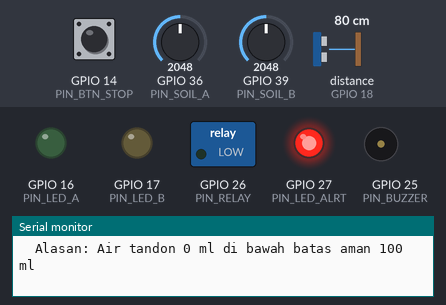
A sketch run on a simulated ESP32. Parts: switched loads named in the sketch (green lamp = pin HIGH), output pins drawn as LEDs (lit = HIGH), buzzer (waves = sounding), the last lines printed to the serial monitor. Wiring (from diagram.json): ultrasonic range finder: trigger GPIO 5; echo GPIO 18. Inputs (shaded band) come from the test bench; at power-on: distance to the obstacle (sensor on GPIO 18) 80 cm, GPIO 36 (PIN_SOIL_A) = 2048, GPIO 14 (PIN_BTN_STOP) HIGH, GPIO 39 (PIN_SOIL_B) = 2048. The echo pulse lasts 58.3 µs per cm; WiFi joins after 1.5 s; servers stay silent unless stated; random numbers use the default seed unless the sketch sets one; no MQTT or app messages arrive unless stated; pins used as bus, display or sensor lines are not drawn.

Above: at 2.9 s.
3.0 s: distance to the obstacle (sensor on GPIO 18) set to 23 cm
6.5 s: distance to the obstacle (sensor on GPIO 18) set to 18 cm
At 9.4 s:
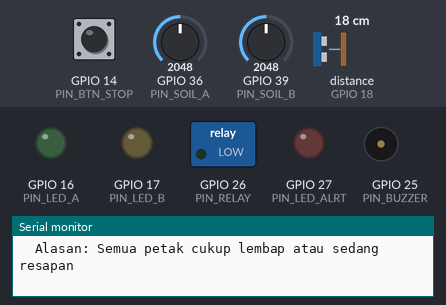
10.0 s: GPIO 36 (PIN_SOIL_A) set to 160
11.5 s: GPIO 36 (PIN_SOIL_A) set to 138
At 12.81 s:
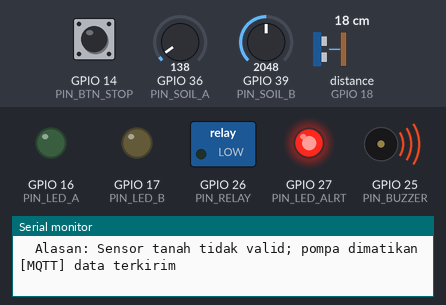
19.5 s: GPIO 14 (PIN_BTN_STOP) pulled LOW for 0.15 s
Timing chart, 0 to 24.0 s (numbered marks = the images above; inputs shaded):
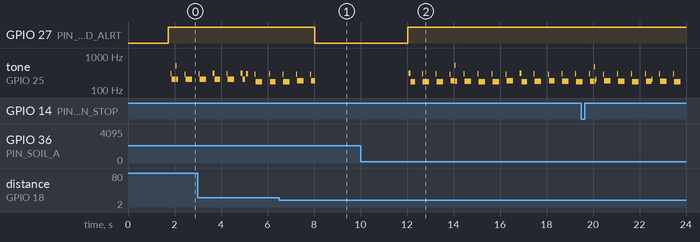

The sketch:

sketch.ino
```cpp
/*
  TaniCerdas - AirTepat
  Sistem prioritas penyiraman berbasis anggaran air untuk petani kecil
  Samsung Innovation Campus Batch 8 - Selection Phase 2 (IoT: Device & Hardware Discovery)

  Alur: SENSOR (2x tanah, 1x tandon) -> ESP32 / LOGIC -> OUTPUT (relay pompa, LED, buzzer)
        -> SERIAL / MQTT (HiveMQ Cloud) -> PYTHON DASHBOARD

  Simulasi Wokwi: sensor kelembapan tanah disimulasikan dengan potensiometer (ADC),
  pompa dengan modul relay + LED, tandon dengan sensor ultrasonik HC-SR04.

  Perintah (Serial Monitor ATAU topik MQTT tanicerdas/pump/command):
    AUTO    -> mode otomatis (pompa jalan sesuai rekomendasi jika semua kondisi aman)
    MANUAL  -> mode rekomendasi saja (default)
    STOP    -> hentikan pompa dan kembali MANUAL
    PUMP_A / PUMP_B -> siram petak secara manual (tetap melewati pemeriksaan keamanan)
*/
#include <Arduino.h>
#include <WiFi.h>
#include <WiFiClientSecure.h>
#include <PubSubClient.h>
#include "engine.h"

// ================= KONFIGURASI JARINGAN =================
const char* WIFI_SSID    = "Wokwi-GUEST";   // WiFi gratis bawaan Wokwi
const char* WIFI_PASS    = "";
const int   WIFI_CHANNEL = 6;
const char* MQTT_HOST    = "GANTI_HOST.s1.eu.hivemq.cloud";  // <-- isi dari HiveMQ Cloud
const uint16_t MQTT_PORT = 8883;                             // TLS
const char* MQTT_USER    = "GANTI_USERNAME";                 // <-- isi dari HiveMQ Cloud
const char* MQTT_PASS    = "GANTI_PASSWORD";                 // <-- isi dari HiveMQ Cloud

// Topik MQTT (sesuai proposal)
const char* TOPIC_PLOT_A   = "tanicerdas/plotA/sensor";
const char* TOPIC_PLOT_B   = "tanicerdas/plotB/sensor";
const char* TOPIC_TANK     = "tanicerdas/tank/status";
const char* TOPIC_RECO     = "tanicerdas/recommendation";
const char* TOPIC_PUMP_CMD = "tanicerdas/pump/command";
const char* TOPIC_PUMP_STA = "tanicerdas/pump/status";

// ================= PIN GPIO =================
const int PIN_SOIL_A   = 36;  // ADC1_CH0 (input-only) - sensor tanah petak A (potensiometer)
const int PIN_SOIL_B   = 39;  // ADC1_CH3 (input-only) - sensor tanah petak B (potensiometer)
const int PIN_TRIG     = 5;   // HC-SR04 TRIG
const int PIN_ECHO     = 18;  // HC-SR04 ECHO
const int PIN_RELAY    = 26;  // IN modul relay (pompa)
const int PIN_LED_A    = 16;  // indikator rekomendasi/penyiraman petak A
const int PIN_LED_B    = 17;  // indikator rekomendasi/penyiraman petak B
const int PIN_LED_ALRT = 27;  // LED merah peringatan
const int PIN_BUZZER   = 25;  // buzzer peringatan
const int PIN_BTN_STOP = 14;  // tombol emergency stop (INPUT_PULLUP, aktif LOW)

const bool RELAY_ACTIVE_LOW = false;  // ubah ke true jika relay aktif-LOW

// ================= KALIBRASI & PARAMETER =================
// Sensor kapasitif nyata: nilai ADC makin tinggi = makin kering. Wokwi: putar potensiometer.
const int   ADC_DRY = 3300;           // ADC saat kering (0 %)
const int   ADC_WET = 1300;           // ADC saat basah  (100 %)
const int   ADC_VALID_MIN = 150;      // di luar rentang ini = sensor putus/korslet -> ERROR
const int   ADC_VALID_MAX = 3950;

const float TANK_FULL_CM  = 2.0f;     // jarak sensor ke permukaan saat penuh
const float TANK_EMPTY_CM = 22.0f;    // jarak sensor ke permukaan saat kosong
const float TANK_CAP_ML   = 1000.0f;  // kapasitas tandon

const float FLOW_ML_PER_S = 25.0f;    // debit pompa (hasil kalibrasi wadah ukur; ganti dengan nilai nyata)
const unsigned long PUMP_MAX_MS = 30000UL;   // batas waktu pompa (fail-safe timeout)
const unsigned long SOAK_MS     = 60000UL;   // waktu resapan setelah penyiraman (detik nyata di simulasi)
const float SIM_MIN_PER_SEC     = 1.0f;      // 1 detik nyata = 1 menit simulasi (untuk komponen T)

const unsigned long CYCLE_MS   = 2000UL;     // siklus baca + keputusan
const unsigned long PUBLISH_MS = 5000UL;     // siklus kirim MQTT

PlotConfig CFG[N_PLOTS] = {
  {'A', "Cabai",    40.0f, 80.0f, 400.0f},   // id, tanaman, target/ambang (%), urgensi U, kebutuhan (ml)
  {'B', "Kangkung", 45.0f, 50.0f, 350.0f}
};
EngineParams PARAMS = {120.0f, 100.0f};      // T_max (menit simulasi), cadangan tandon (ml)

// ================= STATE =================
WiFiClientSecure netClient;
PubSubClient mqtt(netClient);

int   gRaw[N_PLOTS] = {0, 0};
float gMoist[N_PLOTS] = {0, 0};
bool  gValid[N_PLOTS] = {false, false};
float gTankMl = 0, gTankCm = 0; bool gTankValid = false;
EngineResult gRes;
char  gReason[170] = "";

unsigned long lastWaterMs[N_PLOTS] = {0, 0};
unsigned long soakUntilMs[N_PLOTS] = {0, 0};

bool modeAuto = false;
bool estop = false;
bool pumpOn = false;
int  pumpTarget = -1;
unsigned long pumpStartMs = 0, pumpDurMs = 0;
float waterUsedTotalMl = 0;

unsigned long lastCycleMs = 0, lastPublishMs = 0, lastMqttTryMs = 0;
bool btnLast = HIGH, btnStable = HIGH; unsigned long btnChangeMs = 0;
char serialBuf[24]; int serialLen = 0;

// ================= PROTOTIPE =================
void handleCommand(char* cmd, const char* src);
void startPump(int idx, const char* why);
void stopPump(const char* why);
void publishAll(bool force);
void publishPumpStatus(const char* event);

// ================= SENSOR =================
void readSoil(int pin, int idx) {
  long sum = 0;
  for (int k = 0; k < 10; k++) { sum += analogRead(pin); delayMicroseconds(200); }
  int raw = (int)(sum / 10);
  gRaw[idx] = raw;
  gValid[idx] = (raw >= ADC_VALID_MIN && raw <= ADC_VALID_MAX);
  float pct = 100.0f * (float)(ADC_DRY - raw) / (float)(ADC_DRY - ADC_WET);
  gMoist[idx] = clampf(pct, 0.0f, 100.0f);
}

void readTank() {
  digitalWrite(PIN_TRIG, LOW); delayMicroseconds(2);
  digitalWrite(PIN_TRIG, HIGH); delayMicroseconds(10);
  digitalWrite(PIN_TRIG, LOW);
  unsigned long us = pulseIn(PIN_ECHO, HIGH, 30000UL);
  if (us == 0) { gTankValid = false; gTankCm = 0; gTankMl = 0; return; }
  gTankCm = (float)us * 0.0343f / 2.0f;
  gTankValid = (gTankCm >= 2.0f && gTankCm <= 100.0f);
  float frac = (TANK_EMPTY_CM - gTankCm) / (TANK_EMPTY_CM - TANK_FULL_CM);
  gTankMl = clampf(frac, 0.0f, 1.0f) * TANK_CAP_ML;
}

// ================= POMPA =================
void setPump(bool on) { digitalWrite(PIN_RELAY, (on != RELAY_ACTIVE_LOW) ? HIGH : LOW); }

bool pumpSafeNow() { return gRes.sys == SYS_OK && !estop; }

void startPump(int idx, const char* why) {
  if (pumpOn || idx < 0) return;
  unsigned long dur = (unsigned long)(CFG[idx].volumeMl / FLOW_ML_PER_S * 1000.0f);
  if (dur > PUMP_MAX_MS) dur = PUMP_MAX_MS;
  pumpTarget = idx; pumpStartMs = millis(); pumpDurMs = dur; pumpOn = true;
  setPump(true);
  Serial.printf(">> POMPA ON  petak %c (%s) | %.0f ml | %lu ms | sumber=%s\n",
                CFG[idx].id, CFG[idx].crop, CFG[idx].volumeMl, dur, why);
  publishPumpStatus(why);
}

void stopPump(const char* why) {
  if (!pumpOn) return;
  setPump(false);
  unsigned long el = millis() - pumpStartMs;
  float added = (float)el / 1000.0f * FLOW_ML_PER_S;
  if (pumpTarget >= 0 && el > 1000UL) {
    waterUsedTotalMl += added;
    lastWaterMs[pumpTarget] = millis();
    soakUntilMs[pumpTarget] = millis() + SOAK_MS;
  }
  Serial.printf(">> POMPA OFF petak %c | durasi %lu ms | est. %.0f ml | alasan=%s\n",
                pumpTarget >= 0 ? CFG[pumpTarget].id : '-', el, added, why);
  pumpOn = false; pumpTarget = -1;
  publishPumpStatus(why);
}

void pumpUpdate(unsigned long now) {
  if (!pumpOn) return;
  if (now - pumpStartMs >= pumpDurMs) { stopPump(pumpDurMs >= PUMP_MAX_MS ? "TIMEOUT" : "SELESAI"); }
}

// ================= KEPUTUSAN =================
void buildReason() {
  if (gRes.sys == SYS_SENSOR_ERROR) { snprintf(gReason, sizeof(gReason), "Sensor tanah tidak valid; pompa dimatikan"); return; }
  if (gRes.sys == SYS_TANK_ERROR)   { snprintf(gReason, sizeof(gReason), "Sensor tandon tidak valid; pompa dimatikan"); return; }
  if (gRes.sys == SYS_TANK_LOW)     { snprintf(gReason, sizeof(gReason), "Air tandon %.0f ml di bawah batas aman %.0f ml", gTankMl, PARAMS.reserveMl); return; }
  if (estop)                        { snprintf(gReason, sizeof(gReason), "Emergency stop aktif; pompa dikunci"); return; }
  if (gRes.nCand == 0)              { snprintf(gReason, sizeof(gReason), "Semua petak cukup lembap atau sedang resapan"); return; }
  int i = gRes.order[0];
  if (gRes.plot[i].state == ST_WATER)
    snprintf(gReason, sizeof(gReason), "Prioritas 1 petak %c (Q=%.1f). Air %.0f ml cukup untuk %.0f ml",
             CFG[i].id, gRes.plot[i].Q, gTankMl - PARAMS.reserveMl, CFG[i].volumeMl);
  else
    snprintf(gReason, sizeof(gReason), "Prioritas 1 petak %c (Q=%.1f). Air tidak cukup untuk %.0f ml",
             CFG[i].id, gRes.plot[i].Q, CFG[i].volumeMl);
}

void runCycle() {
  unsigned long now = millis();
  readSoil(PIN_SOIL_A, 0);
  readSoil(PIN_SOIL_B, 1);
  readTank();

  PlotInput in[N_PLOTS];
  for (int i = 0; i < N_PLOTS; i++) {
    in[i].moisture = gMoist[i];
    in[i].valid = gValid[i];
    in[i].minutesSince = (float)(now - lastWaterMs[i]) / 1000.0f * SIM_MIN_PER_SEC;
    in[i].inSoak = (now < soakUntilMs[i]);
  }
  gRes = runEngine(CFG, in, gTankMl, gTankValid, PARAMS);
  buildReason();

  // Fail-safe lokal (tidak bergantung pada Wi-Fi/MQTT/dashboard)
  if (pumpOn && !pumpSafeNow()) stopPump("FAILSAFE");
  if (modeAuto && !pumpOn && pumpSafeNow() && gRes.firstWater >= 0) startPump(gRes.firstWater, "AUTO");

  // Serial Monitor
  Serial.printf("\n[t=%4lus] MODE=%s SYS=%s TANDON=%.0f ml (%.1f cm%s) POMPA=%s%s\n",
                now / 1000UL, modeAuto ? "AUTO" : "MANUAL", sysName(gRes.sys), gTankMl, gTankCm,
                gTankValid ? "" : " INVALID", pumpOn ? "ON" : "OFF", estop ? " [ESTOP]" : "");
  for (int i = 0; i < N_PLOTS; i++) {
    Serial.printf("  %c %-8s raw=%4d M=%5.1f%% tgt=%2.0f | D=%5.1f U=%3.0f T=%5.1f Q=%5.1f | %s%s\n",
                  CFG[i].id, CFG[i].crop, gRaw[i], gMoist[i], CFG[i].target,
                  gRes.plot[i].D, gRes.plot[i].U, gRes.plot[i].T, gRes.plot[i].Q,
                  stateName(gRes.plot[i].state), gValid[i] ? "" : " (sensor invalid)");
  }
  Serial.printf("  Alasan: %s\n", gReason);
}

// ================= KOMUNIKASI MQTT =================
void publishPumpStatus(const char* event) {
  if (!mqtt.connected()) return;
  char buf[200];
  snprintf(buf, sizeof(buf),
    "{\"uptime_s\":%lu,\"pump\":\"%s\",\"target\":\"%c\",\"mode\":\"%s\",\"event\":\"%s\",\"water_used_ml\":%.0f,\"estop\":%s}",
    millis() / 1000UL, pumpOn ? "ON" : "OFF", pumpTarget >= 0 ? CFG[pumpTarget].id : '-',
    modeAuto ? "AUTO" : "MANUAL", event, waterUsedTotalMl, estop ? "true" : "false");
  mqtt.publish(TOPIC_PUMP_STA, buf);
}

void publishAll(bool force) {
  unsigned long now = millis();
  if (!force && now - lastPublishMs < PUBLISH_MS) return;
  lastPublishMs = now;
  if (!mqtt.connected()) return;
  char buf[900];
  unsigned long up = now / 1000UL;

  for (int i = 0; i < N_PLOTS; i++) {
    float mins = (float)(now - lastWaterMs[i]) / 1000.0f * SIM_MIN_PER_SEC;
    snprintf(buf, sizeof(buf),
      "{\"plot_id\":\"%c\",\"crop\":\"%s\",\"uptime_s\":%lu,\"raw_adc\":%d,\"soil_moisture_index\":%.1f,"
      "\"target\":%.0f,\"urgency\":%.0f,\"minutes_since_watering\":%.1f,\"sensor_status\":\"%s\"}",
      CFG[i].id, CFG[i].crop, up, gRaw[i], gMoist[i], CFG[i].target, CFG[i].urgency, mins,
      gValid[i] ? "OK" : "ERROR");
    mqtt.publish(i == 0 ? TOPIC_PLOT_A : TOPIC_PLOT_B, buf);
  }

  snprintf(buf, sizeof(buf), "{\"uptime_s\":%lu,\"distance_cm\":%.1f,\"tank_ml\":%.0f,\"status\":\"%s\"}",
           up, gTankCm, gTankMl, !gTankValid ? "ERROR" : (gTankMl < PARAMS.reserveMl ? "LOW" : "OK"));
  mqtt.publish(TOPIC_TANK, buf);

  char orderStr[16] = ""; int o = 0;
  for (int k = 0; k < gRes.nCand; k++) o += snprintf(orderStr + o, sizeof(orderStr) - o, "%s\"%c\"", k ? "," : "", CFG[gRes.order[k]].id);
  int n = snprintf(buf, sizeof(buf),
    "{\"uptime_s\":%lu,\"system\":\"%s\",\"mode\":\"%s\",\"tank_ml\":%.0f,\"reserve_ml\":%.0f,"
    "\"available_after_ml\":%.0f,\"order\":[%s],\"reason\":\"%s\",\"plots\":[",
    up, sysName(gRes.sys), modeAuto ? "AUTO" : "MANUAL", gTankMl, PARAMS.reserveMl,
    gRes.availableAfter, orderStr, gReason);
  for (int i = 0; i < N_PLOTS; i++) {
    n += snprintf(buf + n, sizeof(buf) - n,
      "%s{\"id\":\"%c\",\"D\":%.1f,\"U\":%.0f,\"T\":%.1f,\"Q\":%.1f,\"state\":\"%s\",\"need_ml\":%.0f}",
      i ? "," : "", CFG[i].id, gRes.plot[i].D, gRes.plot[i].U, gRes.plot[i].T, gRes.plot[i].Q,
      stateName(gRes.plot[i].state), CFG[i].volumeMl);
  }
  snprintf(buf + n, sizeof(buf) - n, "]}");
  mqtt.publish(TOPIC_RECO, buf);
  publishPumpStatus("PERIODIC");
  Serial.println("[MQTT] data terkirim");
}

void onMqtt(char* topic, byte* payload, unsigned int len) {
  char cmd[24];
  unsigned int n = len < sizeof(cmd) - 1 ? len : sizeof(cmd) - 1;
  memcpy(cmd, payload, n); cmd[n] = 0;
  handleCommand(cmd, "MQTT");
}

void mqttMaintain() {
  if (WiFi.status() != WL_CONNECTED) return;
  if (!mqtt.connected()) {
    unsigned long now = millis();
    if (now - lastMqttTryMs < 5000UL) return;
    lastMqttTryMs = now;
    char cid[32]; snprintf(cid, sizeof(cid), "tanicerdas-esp32-%04lx", (unsigned long)(esp_random() & 0xFFFF));
    Serial.print("[MQTT] menghubungkan ke HiveMQ... ");
    if (mqtt.connect(cid, MQTT_USER, MQTT_PASS)) {
      Serial.println("terhubung");
      mqtt.subscribe(TOPIC_PUMP_CMD);
    } else {
      Serial.printf("gagal (rc=%d). Sistem tetap berjalan lokal.\n", mqtt.state());
    }
  }
  mqtt.loop();
}

// ================= PERINTAH =================
void handleCommand(char* cmd, const char* src) {
  // normalisasi: buang spasi di tepi + huruf besar
  while (*cmd == ' ' || *cmd == '\r' || *cmd == '\n') cmd++;
  int L = strlen(cmd);
  while (L > 0 && (cmd[L - 1] == ' ' || cmd[L - 1] == '\r' || cmd[L - 1] == '\n')) cmd[--L] = 0;
  for (int i = 0; i < L; i++) if (cmd[i] >= 'a' && cmd[i] <= 'z') cmd[i] -= 32;
  if (L == 0) return;
  Serial.printf("[CMD:%s] %s\n", src, cmd);

  if (!strcmp(cmd, "AUTO")) {
    if (estop) { Serial.println("  ditolak: emergency stop aktif"); return; }
    modeAuto = true; Serial.println("  mode AUTO aktif");
  } else if (!strcmp(cmd, "MANUAL")) {
    modeAuto = false; Serial.println("  mode MANUAL aktif");
  } else if (!strcmp(cmd, "STOP")) {
    modeAuto = false; stopPump("PERINTAH_STOP"); Serial.println("  pompa dihentikan, mode MANUAL");
  } else if (!strcmp(cmd, "PUMP_A") || !strcmp(cmd, "PUMP_B")) {
    int idx = (cmd[5] == 'A') ? 0 : 1;
    if (pumpOn)                            Serial.println("  ditolak: pompa sedang berjalan");
    else if (!pumpSafeNow())               Serial.println("  ditolak: kondisi tidak aman (sensor/tandon/ESTOP)");
    else if (gRes.plot[idx].state == ST_ERROR) Serial.println("  ditolak: sensor petak tidak valid");
    else if (CFG[idx].volumeMl > gTankMl - PARAMS.reserveMl) Serial.println("  ditolak: air tidak cukup untuk kebutuhan penuh");
    else startPump(idx, "MANUAL");
  } else {
    Serial.println("  perintah tidak dikenal (AUTO, MANUAL, STOP, PUMP_A, PUMP_B)");
  }
}

void handleSerial() {
  while (Serial.available()) {
    char c = (char)Serial.read();
    if (c == '\n' || c == '\r') {
      if (serialLen > 0) { serialBuf[serialLen] = 0; handleCommand(serialBuf, "SERIAL"); serialLen = 0; }
    } else if (serialLen < (int)sizeof(serialBuf) - 1) {
      serialBuf[serialLen++] = c;
    }
  }
}

// ================= TOMBOL & INDIKATOR =================
void buttonUpdate() {
  bool r = digitalRead(PIN_BTN_STOP);
  unsigned long now = millis();
  if (r != btnLast) { btnLast = r; btnChangeMs = now; }
  if (now - btnChangeMs > 50 && r != btnStable) {
    btnStable = r;
    if (btnStable == LOW) {               // tombol ditekan -> toggle emergency stop
      estop = !estop;
      if (estop) { modeAuto = false; stopPump("ESTOP"); }
      Serial.printf("[BTN] EMERGENCY STOP %s\n", estop ? "AKTIF (pompa dikunci)" : "DILEPAS");
    }
  }
}

void indicatorUpdate(unsigned long now) {
  bool blink = (now / 250UL) % 2UL == 0;
  for (int i = 0; i < N_PLOTS; i++) {
    int pin = i == 0 ? PIN_LED_A : PIN_LED_B;
    bool on;
    if (pumpOn && pumpTarget == i) on = blink;                 // berkedip = sedang disiram
    else on = (gRes.plot[i].state == ST_WATER);                // menyala = direkomendasikan
    digitalWrite(pin, on ? HIGH : LOW);
  }
  bool alert = (gRes.sys != SYS_OK) || estop;
  digitalWrite(PIN_LED_ALRT, alert ? HIGH : LOW);
  // Buzzer: bip 300 ms dengan sinyal ~500 Hz (aman untuk buzzer aktif maupun pasif)
  if (alert && ((now / 300UL) % 2UL == 0)) digitalWrite(PIN_BUZZER, (micros() / 1000UL) % 2UL);
  else digitalWrite(PIN_BUZZER, LOW);
}

// ================= SETUP & LOOP =================
void setup() {
  pinMode(PIN_RELAY, OUTPUT); setPump(false);           // keadaan aman dulu
  pinMode(PIN_LED_A, OUTPUT); pinMode(PIN_LED_B, OUTPUT);
  pinMode(PIN_LED_ALRT, OUTPUT); pinMode(PIN_BUZZER, OUTPUT);
  pinMode(PIN_TRIG, OUTPUT); pinMode(PIN_ECHO, INPUT);
  pinMode(PIN_BTN_STOP, INPUT_PULLUP);
  Serial.begin(115200);
  delay(200);
  Serial.println("\n=== TaniCerdas - AirTepat | SIC Batch 8 ===");
  Serial.println("Perintah: AUTO | MANUAL | STOP | PUMP_A | PUMP_B");

  WiFi.mode(WIFI_STA);
  WiFi.begin(WIFI_SSID, WIFI_PASS, WIFI_CHANNEL);
  Serial.print("Menghubungkan WiFi");
  unsigned long t0 = millis();
  while (WiFi.status() != WL_CONNECTED && millis() - t0 < 15000UL) { delay(300); Serial.print("."); }
  Serial.println(WiFi.status() == WL_CONNECTED ? " terhubung" : " gagal (mode lokal)");

  netClient.setInsecure();      // simulasi/demo: TLS tanpa verifikasi sertifikat (lihat catatan di laporan)
  mqtt.setServer(MQTT_HOST, MQTT_PORT);
  mqtt.setCallback(onMqtt);
  mqtt.setBufferSize(900);
  mqtt.setKeepAlive(30);

  lastWaterMs[0] = lastWaterMs[1] = millis();
  runCycle();
}

void loop() {
  unsigned long now = millis();
  handleSerial();
  buttonUpdate();
  mqttMaintain();
  pumpUpdate(now);
  if (now - lastCycleMs >= CYCLE_MS) { lastCycleMs = now; runCycle(); publishAll(false); }
  indicatorUpdate(millis());
}
```

Source omitted: engine.h (4234 bytes)

Measured:
- the behaviour switches between 21 and 20 cm on distance to the obstacle (sensor on GPIO 18) (found by bisection; images 0 and 1)
- the behaviour switches between 150 and 149 on GPIO 36 (PIN_SOIL_A) (found by bisection; images 1 and 2)
- after the input at 6.5 s, GPIO 27 (PIN_LED_ALRT): HIGH → LOW after 1.5 s
- after the input at 11.5 s, GPIO 27 (PIN_LED_ALRT): LOW → HIGH after 0.53 s; tone on GPIO 25 (PIN_BUZZER): plays 309 Hz for 0.08 s, 177 Hz for 0.20 s, 305 Hz for 0.04 s, 177 Hz for 0.28 s, 305 Hz for 0.04 s, 177 Hz for 0.28 s … (28 notes in this stretch), starting after 0.58 s
- by itself, tone on GPIO 25 (PIN_BUZZER): plays 293 Hz for 0.04 s, 177 Hz for 0.28 s, 293 Hz for 0.04 s, 184 Hz for 0.28 s, 293 Hz for 0.04 s, 184 Hz for 0.16 s
